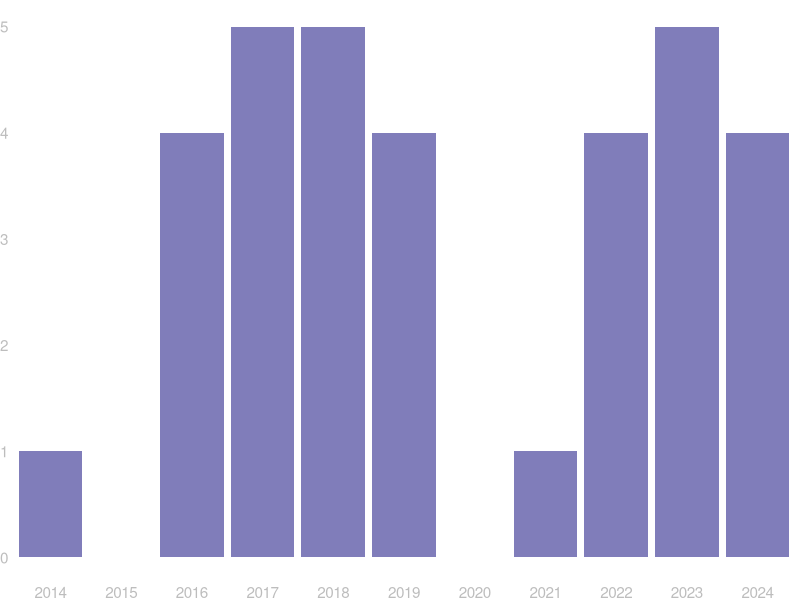

Write the R code that produced this figure.
setwd("~/Documents/GitHub/kdillmcfarland.github.io/images")
library(tidyverse)

#### Pubs per year ####

p1 <- data.frame(
  year = as.character(2014:2024),
  total = c(1,0,4,5,5,4,
            0,1,4,5,4)
) %>% 

  ggplot(aes(y=total,x=year)) +
  geom_col(fill="#807dba") +
  theme_void() +
  theme(text=element_text(color="#bdbdbd"),
        axis.text.x=element_text(color="#bdbdbd"),
        axis.text.y=element_text(color="#bdbdbd")) + 
  labs(x="",y="")

ggsave(p1, filename="pubs.png", width=8, height=1.45)
  
